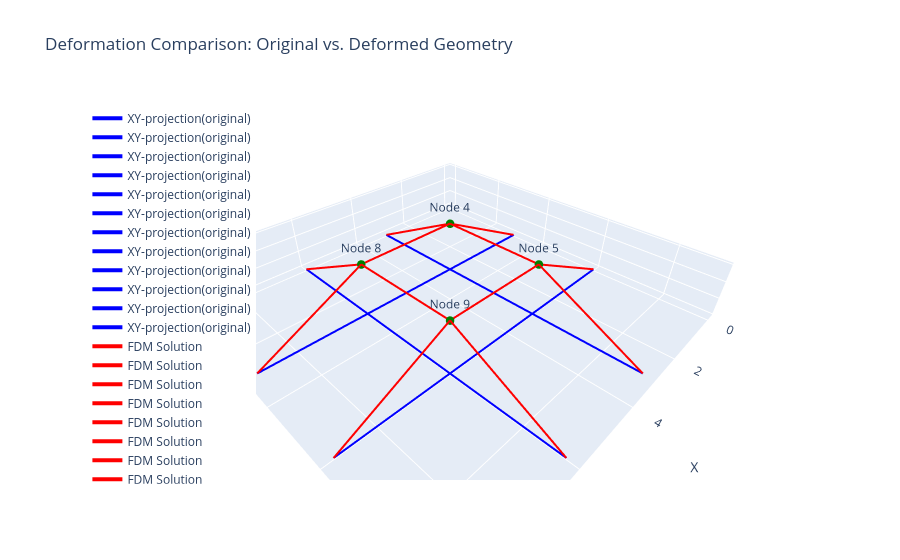
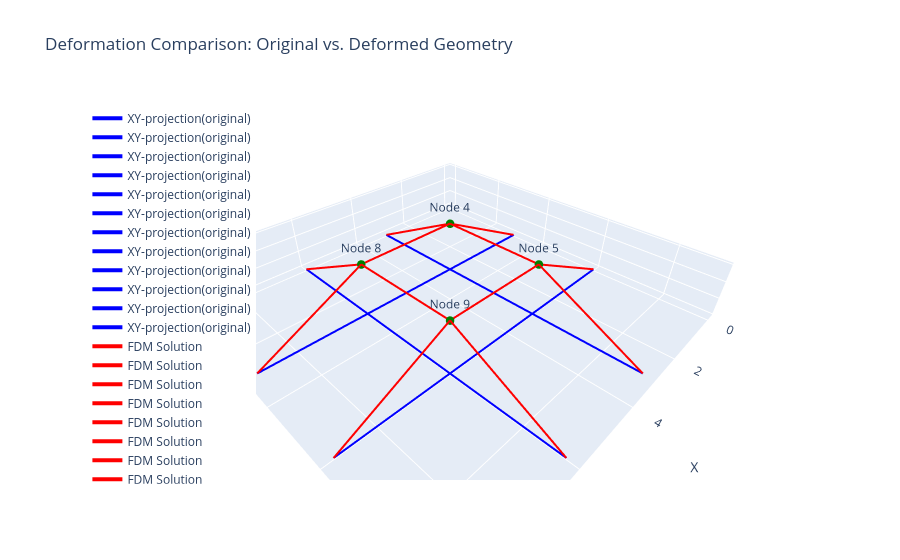
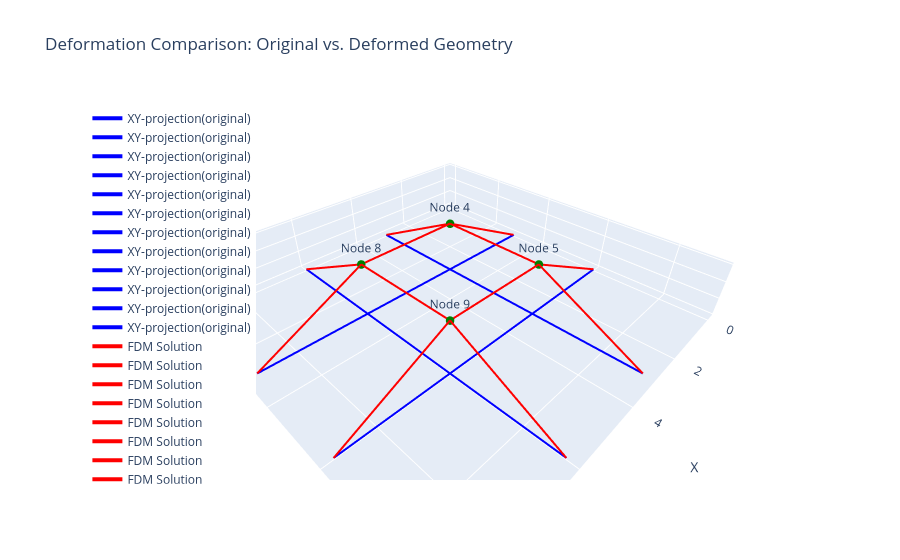

Notebook code for these charts, in order:
### Code cell
###### With none-FE FDM coordinates match -- with 2 qs

import torch
import torch.optim as optim
import matplotlib.pyplot as plt
from mpl_toolkits.mplot3d import Axes3D
import numpy as np
import plotly.graph_objects as go

# q.grad.zero_()


# In[663]:


######################## explanation
## "The example model is based on a 5-nodes grid shell strcuture
##  which has a crossing projection in the x-y plane"
##  The FE part would be based on the Euler-bernoulli beam theory


# In[664]:


## Initial Geom
# Initial Coords:
node_coords = torch.tensor(
    [[0.0, 3.0, 0.0], [0.0, 6.0, 0.0], [3.0, 0.0, 0.0], [3.0, 3.0, 0.0], [3.0, 6.0, 0.0], [3.0, 9.0, 0.0],
     [6.0, 0.0, 0.0], [6.0, 3.0, 0.0], [6.0, 6.0, 0.0] ,[6.0, 9.0, 0.0], [9.0, 3.0 ,0.0], [9.0, 6.0, 0.0]],
    dtype=torch.float32, requires_grad=True, )
connectivity = [[1, 4], [2, 5], [3, 4], [5, 4], [6, 5], [4, 8],[5, 9], [7, 8], [9, 8],[10, 9],[12, 9],[11, 8]]
n_dof_per_node = 6  # Degrees of freedom per node
total_dof = n_dof_per_node * len(node_coords)
Fixed_nodes = [1, 2, 3, 6, 7, 10, 11, 12]
Free_nodes = []
n_elements = len(connectivity)
n_nodes = len(node_coords)
for i in range(1, n_nodes + 1):
    if i not in Fixed_nodes:
        Free_nodes.append(i)
idx_CF = [node - 1 for node in Fixed_nodes]
idx_CN = [i for i in range(n_nodes) if i not in idx_CF]

# In[665]:


## Force condition
####### Force condition -> need for modification
## +0 to x direction ; +1 to y direction ; +2 to Z direction
## +3 Bending around the z axis ; +4 bending around y axis ; +5 Twisting
# implement upwards loading of 50 kN at every free nodes
F = torch.zeros(total_dof, dtype=torch.float32)
f_n = Free_nodes
f_type = [2, 2, 2, 2]  # The force type
F_value = torch.tensor([50.0, 50.0, 50.0, 50.0]) * 1000  # The force value/direction
r = 1 / torch.max(F_value)
# print(r)
F_sign = torch.sign(F_value)
for idx, i in enumerate(f_n):
    F[6 * (i - 1) + f_type[idx]] = F_value[idx]  # unit: KN / KN*m

px = torch.zeros(len(f_n), 1, dtype=torch.float32)
py = torch.zeros(len(f_n), 1, dtype=torch.float32)
pz = torch.zeros(len(f_n), 1, dtype=torch.float32)

for i in range(len(f_n)):
    if f_type[idx] == 0:
        px[i] = F_value[i]
    elif f_type[idx] == 1:
        py[i] = F_value[i]
    elif f_type[idx] == 2:
        pz[i] = F_value[i]


## Obtaining Matrix D
# Assembly the nodal-branch matrix:
C = torch.zeros(n_elements, n_nodes, dtype=torch.float32)
for n, (i, j) in enumerate(connectivity):
    C[n, i - 1] = 1
    C[n, j - 1] = -1
CF = C[:, idx_CF]
CN = C[:, idx_CN]


# Assembly D
def FDM (Q,CN=CN, CF=CF, px=px, py=py, pz=pz,Fixed_nodes=Fixed_nodes, Free_nodes=Free_nodes,node_coords=node_coords) :
    Dn = torch.matmul(torch.transpose(CN, 0, 1), torch.matmul(Q, CN))
    DF = torch.matmul(torch.transpose(CN, 0, 1), torch.matmul(Q, CF))
    ## Coordinates solution
    # separate the coordinates:
    fixed_idces = [node - 1 for node in Fixed_nodes]
    xF = node_coords[fixed_idces, 0].unsqueeze(1)
    yF = node_coords[fixed_idces, 1].unsqueeze(1)
    zF = node_coords[fixed_idces, 2].unsqueeze(1)
    xN = torch.matmul(torch.inverse(Dn), (px - torch.matmul(DF, xF)))
    yN = torch.matmul(torch.inverse(Dn), (py - torch.matmul(DF, yF)))
    zN = torch.matmul(torch.inverse(Dn), (pz - torch.matmul(DF, zF)))
    ## Coordinates renewal: 
    new_node_coords = node_coords.clone()
    for idx, node in enumerate(Free_nodes):
        node_idx = node - 1
        new_node_coords[node_idx, 0] = xN[idx]
        new_node_coords[node_idx, 1] = yN[idx]
        new_node_coords[node_idx, 2] = zN[idx]

    return new_node_coords

# In[670]:

## Check point: FDM completed
# if q.grad is not None:
#     q.grad.zero_()
# loss = torch.sum(new_node_coords[:, 2])
# loss.backward()
# print("Gradient of q:")
# print(q.grad)



# Element creating
#################  input below:
############################################################################################################## input
# initial coordinates

####### BCs
fixed_dof = []
for node in Fixed_nodes:
    fixed_dof.extend([(node - 1) * 6 + i for i in range(6)])
# print(fixed_dof)
####### Gradient descent
step = 0.001
epochs = 500

####### Plotting
steps = 20  # steps for tracing deformation shape
###################################################################################################################################################
###################################################################################################################################################


### Defining the OBJ:
Obj_coords = torch.tensor([1.5, 1.5, 1.5, 1.5])
def Loss(Free_nodes, new_node_coords, Obj_coords):
    n_free_nodes = len(Free_nodes)
    Free_nodes = torch.tensor(Free_nodes)
    y_pred = new_node_coords[(Free_nodes - 1), 2]  
    y_true = Obj_coords 
    error = torch.abs(y_true - y_pred)
    loss = torch.mean(error)
    return loss

# In[679]:

# Optimized Variables
## initial variables
Idx_q1 = [3, 4, 5, 8, 9, 10]
Idx_q2 = [1, 6, 11, 2, 7, 12]
Idx_q1 = [i - 1 for i in Idx_q1] 
Idx_q2 = [i - 1 for i in Idx_q2] 
q = torch.rand(2, requires_grad=True)
## Optimization
torch.autograd.set_detect_anomaly(True)
# Optimizer setting
optimizer = optim.Adam([q], lr=step)
# Loop start
Loss_his = []
for iteration in range(epochs + 1):
    print(iteration)
    # Forwards
    q_vec = torch.zeros(n_elements, requires_grad=True).clone()
    q_vec[Idx_q1] = q[0] 
    q_vec[Idx_q2] = q[1]
    Q = torch.diag(q_vec) * 1 / r  # scaling
    new_node_coords = FDM(Q)
    # loss
    Loss_value = Loss(Free_nodes, new_node_coords, Obj_coords)
    Loss_his.append(Loss_value.item())
    # Backwards
    optimizer.zero_grad()
    # print(q.grad)
    Loss_value.backward(retain_graph=True)

    # Grad
    gradients = q.grad
    frob_norm = torch.norm(gradients)
#     print(gradients)
    optimizer.step()
    print(new_node_coords)
    # print iteration
    if iteration % 5 == 0:
        print(f"Iteration {iteration}: Normalized Gradient = {frob_norm}, Adaptive learning rate = {step}")
print("Optimization completed.")
print(q)
# print("coordinates:",node_coords)

#############################################################################################################
# Coordinates assembly:
x_orig = node_coords[:, 0].detach().numpy()
y_orig = node_coords[:, 1].detach().numpy()
z_orig = node_coords[:, 2].detach().numpy()

x_def = new_node_coords[:, 0].detach().numpy()
y_def = new_node_coords[:, 1].detach().numpy()
z_def = new_node_coords[:, 2].detach().numpy()

fig = go.Figure()

for connection in connectivity:
    i, j = connection
    fig.add_trace(go.Scatter3d(
        x=[x_orig[i-1], x_orig[j-1]],
        y=[y_orig[i-1], y_orig[j-1]],
        z=[z_orig[i-1], z_orig[j-1]],
        mode='lines',
        line=dict(color='blue', width=4),
        name='XY-projection(original)'
    ))

for connection in connectivity:
    i, j = connection
    fig.add_trace(go.Scatter3d(
        x=[x_def[i-1], x_def[j-1]],
        y=[y_def[i-1], y_def[j-1]],
        z=[z_def[i-1], z_def[j-1]],
        mode='lines',
        line=dict(color='red', width=4),
        name='FDM Solution'
    ))

for node in Free_nodes:
    fig.add_trace(go.Scatter3d(
        x=[x_def[node-1]],
        y=[y_def[node-1]],
        z=[z_def[node-1]],
        mode='markers+text',
        marker=dict(size=5, color='green'),
        text=[f'Node {node}'],
        textposition='top center',
        name=f'Free Node {node}'
    ))

fig.update_layout(
    scene=dict(
        xaxis_title='X',
        yaxis_title='Y',
        zaxis_title='Z',
        aspectmode='data'
    ),
    title='Deformation Comparison: Original vs. Deformed Geometry',
    legend=dict(yanchor="top", y=0.99, xanchor="left", x=0.01)
)

fig.show()

##### Loss history
plt.figure()
plt.plot(range(epochs + 1), Loss_his, label='Loss History', color='blue', linewidth=2)
plt.xlabel('Iterations')
plt.ylabel('Loss')
plt.title('Optimization Loss vs. Iterations')
plt.legend()
plt.grid(True)
plt.show()

### Figure 1 — Plotly figure (JSON) as saved in the notebook; plotly's stock layout.template omitted (floating-point values rounded to 4 significant figures)
{"data": [{"line": {"color": "blue", "width": 4}, "mode": "lines", "name": "XY-projection(original)", "type": "scatter3d", "x": [0, 3], "y": [3, 3], "z": [0, 0]}, {"line": {"color": "blue", "width": 4}, "mode": "lines", "name": "XY-projection(original)", "type": "scatter3d", "x": [0, 3], "y": [6, 6], "z": [0, 0]}, {"line": {"color": "blue", "width": 4}, "mode": "lines", "name": "XY-projection(original)", "type": "scatter3d", "x": [3, 3], "y": [0, 3], "z": [0, 0]}, {"line": {"color": "blue", "width": 4}, "mode": "lines", "name": "XY-projection(original)", "type": "scatter3d", "x": [3, 3], "y": [6, 3], "z": [0, 0]}, {"line": {"color": "blue", "width": 4}, "mode": "lines", "name": "XY-projection(original)", "type": "scatter3d", "x": [3, 3], "y": [9, 6], "z": [0, 0]}, {"line": {"color": "blue", "width": 4}, "mode": "lines", "name": "XY-projection(original)", "type": "scatter3d", "x": [3, 6], "y": [3, 3], "z": [0, 0]}, {"line": {"color": "blue", "width": 4}, "mode": "lines", "name": "XY-projection(original)", "type": "scatter3d", "x": [3, 6], "y": [6, 6], "z": [0, 0]}, {"line": {"color": "blue", "width": 4}, "mode": "lines", "name": "XY-projection(original)", "type": "scatter3d", "x": [6, 6], "y": [0, 3], "z": [0, 0]}, {"line": {"color": "blue", "width": 4}, "mode": "lines", "name": "XY-projection(original)", "type": "scatter3d", "x": [6, 6], "y": [6, 3], "z": [0, 0]}, {"line": {"color": "blue", "width": 4}, "mode": "lines", "name": "XY-projection(original)", "type": "scatter3d", "x": [6, 6], "y": [9, 6], "z": [0, 0]}, {"line": {"color": "blue", "width": 4}, "mode": "lines", "name": "XY-projection(original)", "type": "scatter3d", "x": [9, 6], "y": [6, 6], "z": [0, 0]}, {"line": {"color": "blue", "width": 4}, "mode": "lines", "name": "XY-projection(original)", "type": "scatter3d", "x": [9, 6], "y": [3, 3], "z": [0, 0]}, {"line": {"color": "red", "width": 4}, "mode": "lines", "name": "FDM Solution", "type": "scatter3d", "x": [0, 3], "y": [3, 3.0], "z": [0, 1.499]}, {"line": {"color": "red", "width": 4}, "mode": "lines", "name": "FDM Solution", "type": "scatter3d", "x": [0, 3.0], "y": [6, 6], "z": [0, 1.499]}, {"line": {"color": "red", "width": 4}, "mode": "lines", "name": "FDM Solution", "type": "scatter3d", "x": [3, 3], "y": [0, 3.0], "z": [0, 1.499]}, {"line": {"color": "red", "width": 4}, "mode": "lines", "name": "FDM Solution", "type": "scatter3d", "x": [3.0, 3], "y": [6, 3.0], "z": [1.499, 1.499]}, {"line": {"color": "red", "width": 4}, "mode": "lines", "name": "FDM Solution", "type": "scatter3d", "x": [3, 3.0], "y": [9, 6], "z": [0, 1.499]}, {"line": {"color": "red", "width": 4}, "mode": "lines", "name": "FDM Solution", "type": "scatter3d", "x": [3, 6], "y": [3.0, 3], "z": [1.499, 1.499]}, {"line": {"color": "red", "width": 4}, "mode": "lines", "name": "FDM Solution", "type": "scatter3d", "x": [3.0, 6.0], "y": [6, 6], "z": [1.499, 1.499]}, {"line": {"color": "red", "width": 4}, "mode": "lines", "name": "FDM Solution", "type": "scatter3d", "x": [6, 6], "y": [0, 3], "z": [0, 1.499]}, {"line": {"color": "red", "width": 4}, "mode": "lines", "name": "FDM Solution", "type": "scatter3d", "x": [6.0, 6], "y": [6, 3], "z": [1.499, 1.499]}, {"line": {"color": "red", "width": 4}, "mode": "lines", "name": "FDM Solution", "type": "scatter3d", "x": [6, 6.0], "y": [9, 6], "z": [0, 1.499]}, {"line": {"color": "red", "width": 4}, "mode": "lines", "name": "FDM Solution", "type": "scatter3d", "x": [9, 6.0], "y": [6, 6], "z": [0, 1.499]}, {"line": {"color": "red", "width": 4}, "mode": "lines", "name": "FDM Solution", "type": "scatter3d", "x": [9, 6], "y": [3, 3], "z": [0, 1.499]}, {"marker": {"color": "green", "size": 5}, "mode": "markers+text", "name": "Free Node 4", "text": ["Node 4"], "textposition": "top center", "type": "scatter3d", "x": [3], "y": [3.0], "z": [1.499]}, {"marker": {"color": "green", "size": 5}, "mode": "markers+text", "name": "Free Node 5", "text": ["Node 5"], "textposition": "top center", "type": "scatter3d", "x": [3.0], "y": [6], "z": [1.499]}, {"marker": {"color": "green", "size": 5}, "mode": "markers+text", "name": "Free Node 8", "text": ["Node 8"], "textposition": "top center", "type": "scatter3d", "x": [6], "y": [3], "z": [1.499]}, {"marker": {"color": "green", "size": 5}, "mode": "markers+text", "name": "Free Node 9", "text": ["Node 9"], "textposition": "top center", "type": "scatter3d", "x": [6.0], "y": [6], "z": [1.499]}], "layout": {"legend": {"x": 0.01, "xanchor": "left", "y": 0.99, "yanchor": "top"}, "scene": {"aspectmode": "data", "xaxis": {"title": {"text": "X"}}, "yaxis": {"title": {"text": "Y"}}, "zaxis": {"title": {"text": "Z"}}}, "title": {"text": "Deformation Comparison: Original vs. Deformed Geometry"}}}

### Figure 2 — Plotly figure (JSON) as saved in the notebook; plotly's stock layout.template omitted (floating-point values rounded to 4 significant figures)
{"data": [{"line": {"color": "blue", "width": 4}, "mode": "lines", "name": "XY-projection(original)", "type": "scatter3d", "x": [0, 3], "y": [3, 3], "z": [0, 0]}, {"line": {"color": "blue", "width": 4}, "mode": "lines", "name": "XY-projection(original)", "type": "scatter3d", "x": [0, 3], "y": [6, 6], "z": [0, 0]}, {"line": {"color": "blue", "width": 4}, "mode": "lines", "name": "XY-projection(original)", "type": "scatter3d", "x": [3, 3], "y": [0, 3], "z": [0, 0]}, {"line": {"color": "blue", "width": 4}, "mode": "lines", "name": "XY-projection(original)", "type": "scatter3d", "x": [3, 3], "y": [6, 3], "z": [0, 0]}, {"line": {"color": "blue", "width": 4}, "mode": "lines", "name": "XY-projection(original)", "type": "scatter3d", "x": [3, 3], "y": [9, 6], "z": [0, 0]}, {"line": {"color": "blue", "width": 4}, "mode": "lines", "name": "XY-projection(original)", "type": "scatter3d", "x": [3, 6], "y": [3, 3], "z": [0, 0]}, {"line": {"color": "blue", "width": 4}, "mode": "lines", "name": "XY-projection(original)", "type": "scatter3d", "x": [3, 6], "y": [6, 6], "z": [0, 0]}, {"line": {"color": "blue", "width": 4}, "mode": "lines", "name": "XY-projection(original)", "type": "scatter3d", "x": [6, 6], "y": [0, 3], "z": [0, 0]}, {"line": {"color": "blue", "width": 4}, "mode": "lines", "name": "XY-projection(original)", "type": "scatter3d", "x": [6, 6], "y": [6, 3], "z": [0, 0]}, {"line": {"color": "blue", "width": 4}, "mode": "lines", "name": "XY-projection(original)", "type": "scatter3d", "x": [6, 6], "y": [9, 6], "z": [0, 0]}, {"line": {"color": "blue", "width": 4}, "mode": "lines", "name": "XY-projection(original)", "type": "scatter3d", "x": [9, 6], "y": [6, 6], "z": [0, 0]}, {"line": {"color": "blue", "width": 4}, "mode": "lines", "name": "XY-projection(original)", "type": "scatter3d", "x": [9, 6], "y": [3, 3], "z": [0, 0]}, {"line": {"color": "red", "width": 4}, "mode": "lines", "name": "FDM Solution", "type": "scatter3d", "x": [0, 3], "y": [3, 3.0], "z": [0, 1.499]}, {"line": {"color": "red", "width": 4}, "mode": "lines", "name": "FDM Solution", "type": "scatter3d", "x": [0, 3.0], "y": [6, 6], "z": [0, 1.499]}, {"line": {"color": "red", "width": 4}, "mode": "lines", "name": "FDM Solution", "type": "scatter3d", "x": [3, 3], "y": [0, 3.0], "z": [0, 1.499]}, {"line": {"color": "red", "width": 4}, "mode": "lines", "name": "FDM Solution", "type": "scatter3d", "x": [3.0, 3], "y": [6, 3.0], "z": [1.499, 1.499]}, {"line": {"color": "red", "width": 4}, "mode": "lines", "name": "FDM Solution", "type": "scatter3d", "x": [3, 3.0], "y": [9, 6], "z": [0, 1.499]}, {"line": {"color": "red", "width": 4}, "mode": "lines", "name": "FDM Solution", "type": "scatter3d", "x": [3, 6], "y": [3.0, 3], "z": [1.499, 1.499]}, {"line": {"color": "red", "width": 4}, "mode": "lines", "name": "FDM Solution", "type": "scatter3d", "x": [3.0, 6.0], "y": [6, 6], "z": [1.499, 1.499]}, {"line": {"color": "red", "width": 4}, "mode": "lines", "name": "FDM Solution", "type": "scatter3d", "x": [6, 6], "y": [0, 3], "z": [0, 1.499]}, {"line": {"color": "red", "width": 4}, "mode": "lines", "name": "FDM Solution", "type": "scatter3d", "x": [6.0, 6], "y": [6, 3], "z": [1.499, 1.499]}, {"line": {"color": "red", "width": 4}, "mode": "lines", "name": "FDM Solution", "type": "scatter3d", "x": [6, 6.0], "y": [9, 6], "z": [0, 1.499]}, {"line": {"color": "red", "width": 4}, "mode": "lines", "name": "FDM Solution", "type": "scatter3d", "x": [9, 6.0], "y": [6, 6], "z": [0, 1.499]}, {"line": {"color": "red", "width": 4}, "mode": "lines", "name": "FDM Solution", "type": "scatter3d", "x": [9, 6], "y": [3, 3], "z": [0, 1.499]}, {"marker": {"color": "green", "size": 5}, "mode": "markers+text", "name": "Free Node 4", "text": ["Node 4"], "textposition": "top center", "type": "scatter3d", "x": [3], "y": [3.0], "z": [1.499]}, {"marker": {"color": "green", "size": 5}, "mode": "markers+text", "name": "Free Node 5", "text": ["Node 5"], "textposition": "top center", "type": "scatter3d", "x": [3.0], "y": [6], "z": [1.499]}, {"marker": {"color": "green", "size": 5}, "mode": "markers+text", "name": "Free Node 8", "text": ["Node 8"], "textposition": "top center", "type": "scatter3d", "x": [6], "y": [3], "z": [1.499]}, {"marker": {"color": "green", "size": 5}, "mode": "markers+text", "name": "Free Node 9", "text": ["Node 9"], "textposition": "top center", "type": "scatter3d", "x": [6.0], "y": [6], "z": [1.499]}], "layout": {"legend": {"x": 0.01, "xanchor": "left", "y": 0.99, "yanchor": "top"}, "scene": {"aspectmode": "data", "xaxis": {"title": {"text": "X"}}, "yaxis": {"title": {"text": "Y"}}, "zaxis": {"title": {"text": "Z"}}}, "title": {"text": "Deformation Comparison: Original vs. Deformed Geometry"}}}

### Figure 3 — Plotly figure (JSON) as saved in the notebook; plotly's stock layout.template omitted (floating-point values rounded to 4 significant figures)
{"data": [{"line": {"color": "blue", "width": 4}, "mode": "lines", "name": "XY-projection(original)", "type": "scatter3d", "x": [0, 3], "y": [3, 3], "z": [0, 0]}, {"line": {"color": "blue", "width": 4}, "mode": "lines", "name": "XY-projection(original)", "type": "scatter3d", "x": [0, 3], "y": [6, 6], "z": [0, 0]}, {"line": {"color": "blue", "width": 4}, "mode": "lines", "name": "XY-projection(original)", "type": "scatter3d", "x": [3, 3], "y": [0, 3], "z": [0, 0]}, {"line": {"color": "blue", "width": 4}, "mode": "lines", "name": "XY-projection(original)", "type": "scatter3d", "x": [3, 3], "y": [6, 3], "z": [0, 0]}, {"line": {"color": "blue", "width": 4}, "mode": "lines", "name": "XY-projection(original)", "type": "scatter3d", "x": [3, 3], "y": [9, 6], "z": [0, 0]}, {"line": {"color": "blue", "width": 4}, "mode": "lines", "name": "XY-projection(original)", "type": "scatter3d", "x": [3, 6], "y": [3, 3], "z": [0, 0]}, {"line": {"color": "blue", "width": 4}, "mode": "lines", "name": "XY-projection(original)", "type": "scatter3d", "x": [3, 6], "y": [6, 6], "z": [0, 0]}, {"line": {"color": "blue", "width": 4}, "mode": "lines", "name": "XY-projection(original)", "type": "scatter3d", "x": [6, 6], "y": [0, 3], "z": [0, 0]}, {"line": {"color": "blue", "width": 4}, "mode": "lines", "name": "XY-projection(original)", "type": "scatter3d", "x": [6, 6], "y": [6, 3], "z": [0, 0]}, {"line": {"color": "blue", "width": 4}, "mode": "lines", "name": "XY-projection(original)", "type": "scatter3d", "x": [6, 6], "y": [9, 6], "z": [0, 0]}, {"line": {"color": "blue", "width": 4}, "mode": "lines", "name": "XY-projection(original)", "type": "scatter3d", "x": [9, 6], "y": [6, 6], "z": [0, 0]}, {"line": {"color": "blue", "width": 4}, "mode": "lines", "name": "XY-projection(original)", "type": "scatter3d", "x": [9, 6], "y": [3, 3], "z": [0, 0]}, {"line": {"color": "red", "width": 4}, "mode": "lines", "name": "FDM Solution", "type": "scatter3d", "x": [0, 3], "y": [3, 3.0], "z": [0, 1.499]}, {"line": {"color": "red", "width": 4}, "mode": "lines", "name": "FDM Solution", "type": "scatter3d", "x": [0, 3.0], "y": [6, 6], "z": [0, 1.499]}, {"line": {"color": "red", "width": 4}, "mode": "lines", "name": "FDM Solution", "type": "scatter3d", "x": [3, 3], "y": [0, 3.0], "z": [0, 1.499]}, {"line": {"color": "red", "width": 4}, "mode": "lines", "name": "FDM Solution", "type": "scatter3d", "x": [3.0, 3], "y": [6, 3.0], "z": [1.499, 1.499]}, {"line": {"color": "red", "width": 4}, "mode": "lines", "name": "FDM Solution", "type": "scatter3d", "x": [3, 3.0], "y": [9, 6], "z": [0, 1.499]}, {"line": {"color": "red", "width": 4}, "mode": "lines", "name": "FDM Solution", "type": "scatter3d", "x": [3, 6], "y": [3.0, 3], "z": [1.499, 1.499]}, {"line": {"color": "red", "width": 4}, "mode": "lines", "name": "FDM Solution", "type": "scatter3d", "x": [3.0, 6.0], "y": [6, 6], "z": [1.499, 1.499]}, {"line": {"color": "red", "width": 4}, "mode": "lines", "name": "FDM Solution", "type": "scatter3d", "x": [6, 6], "y": [0, 3], "z": [0, 1.499]}, {"line": {"color": "red", "width": 4}, "mode": "lines", "name": "FDM Solution", "type": "scatter3d", "x": [6.0, 6], "y": [6, 3], "z": [1.499, 1.499]}, {"line": {"color": "red", "width": 4}, "mode": "lines", "name": "FDM Solution", "type": "scatter3d", "x": [6, 6.0], "y": [9, 6], "z": [0, 1.499]}, {"line": {"color": "red", "width": 4}, "mode": "lines", "name": "FDM Solution", "type": "scatter3d", "x": [9, 6.0], "y": [6, 6], "z": [0, 1.499]}, {"line": {"color": "red", "width": 4}, "mode": "lines", "name": "FDM Solution", "type": "scatter3d", "x": [9, 6], "y": [3, 3], "z": [0, 1.499]}, {"marker": {"color": "green", "size": 5}, "mode": "markers+text", "name": "Free Node 4", "text": ["Node 4"], "textposition": "top center", "type": "scatter3d", "x": [3], "y": [3.0], "z": [1.499]}, {"marker": {"color": "green", "size": 5}, "mode": "markers+text", "name": "Free Node 5", "text": ["Node 5"], "textposition": "top center", "type": "scatter3d", "x": [3.0], "y": [6], "z": [1.499]}, {"marker": {"color": "green", "size": 5}, "mode": "markers+text", "name": "Free Node 8", "text": ["Node 8"], "textposition": "top center", "type": "scatter3d", "x": [6], "y": [3], "z": [1.499]}, {"marker": {"color": "green", "size": 5}, "mode": "markers+text", "name": "Free Node 9", "text": ["Node 9"], "textposition": "top center", "type": "scatter3d", "x": [6.0], "y": [6], "z": [1.499]}], "layout": {"legend": {"x": 0.01, "xanchor": "left", "y": 0.99, "yanchor": "top"}, "scene": {"aspectmode": "data", "xaxis": {"title": {"text": "X"}}, "yaxis": {"title": {"text": "Y"}}, "zaxis": {"title": {"text": "Z"}}}, "title": {"text": "Deformation Comparison: Original vs. Deformed Geometry"}}}
